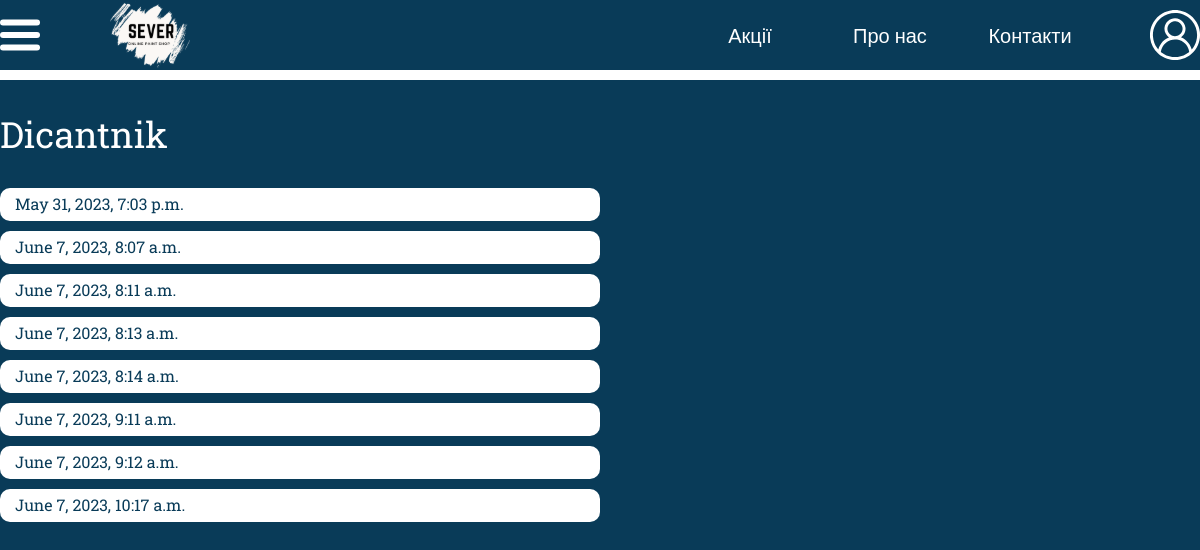
Page /profile (signed in) on the earlier database version.
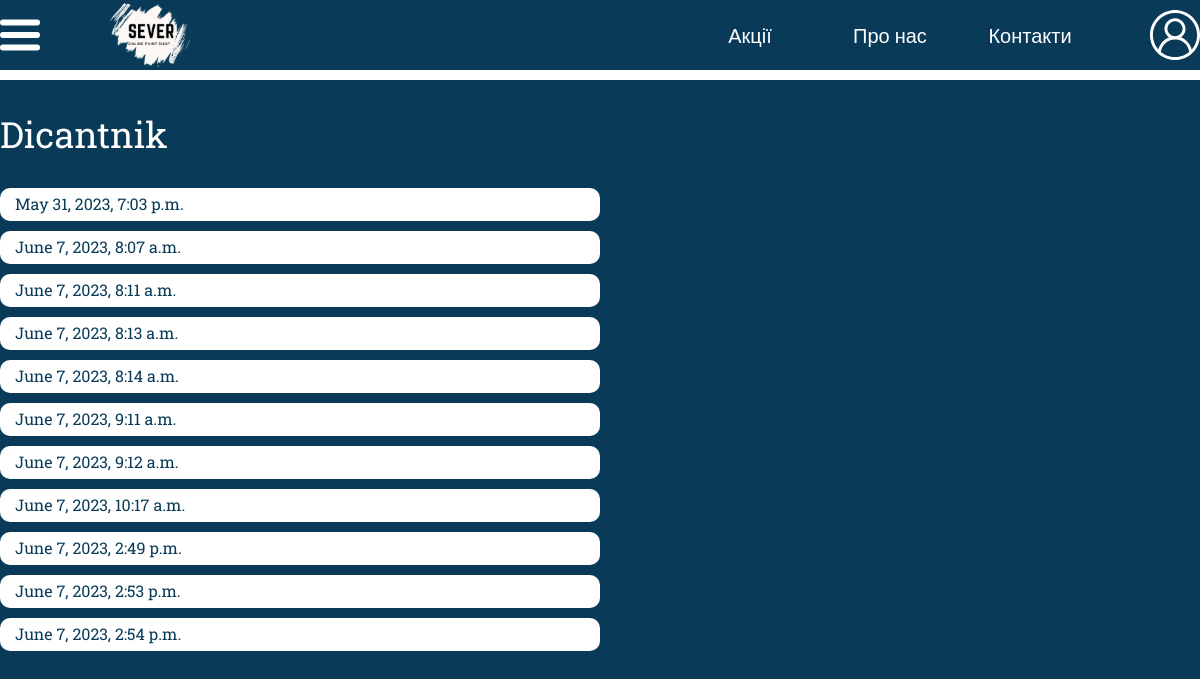
Same page on the later database version.
### sever_1/models.py (models this page shows, shortened)
class Order(models.Model):
    user = models.ForeignKey(settings.AUTH_USER_MODEL, on_delete=models.CASCADE)
    time = models.DateTimeField(auto_now=True)
    phone = models.CharField(max_length=20, default='0953128886')
    post_office = models.CharField(max_length=50, default='7 відділення')

### sever_1/views.py (the view)
# urls.py: path("profile", views.profile, name='profile'),
@login_required
def profile(request):
    orders = Order.objects.filter(user = request.user)
    ctx = {'orders': orders}
    return render(request, 'profile.html', ctx)

### templates/profile.html (shortened to what this page needs)
{% extends 'baseblue.html' %}
{% load static %}
{% block links %}
    <link rel="stylesheet" href="{% static 'css/profile.css' %}">
{% endblock %}
{% block content %}
    <div class="container content">
        <p class="username">{{user.username}}</p>
        <div class="orders">
            {% for order in orders %}
            <a class="block-order" href="{% url 'sever_1:order' order.id %}">
                <div class="order">
                    <p> {{order.time}} </p>
                </div>
            </a>
            {% endfor %}
        </div>
{% endblock %}

Differences in the rows shown:
added Order: time "June 7, 2023, 2:49 p.m."
added Order: time "June 7, 2023, 2:53 p.m."
added Order: time "June 7, 2023, 2:54 p.m."
